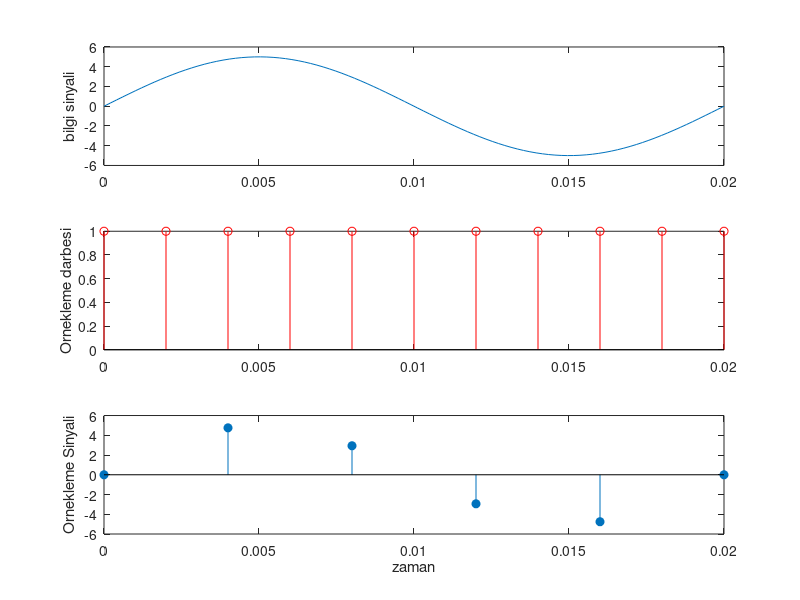

Write MATLAB code to recreate this figure.
% sayisal sinyal ornegi
fm= 50; T= 1/fm; t= linspace(0,T);
u1= 5*sin(2*pi*fm*t);
subplot(311);plot(t,u1);
ylabel('bilgi sinyali')

t2= 0:1/(10*fm):T; % fm katsayısını değiştirerek örnekleme sayısını değiştirebiliriz
x = length(t2);
or= ones(1,x);
subplot(312);
stem(t2,or,'r');
ylabel('Ornekleme darbesi')

t3= 0:1/(5*fm):T;
u2= 5*sin(2*pi*fm*t3);
subplot(313);
stem(t3,u2,'filled');
ylabel('Ornekleme Sinyali');
xlabel('zaman')
